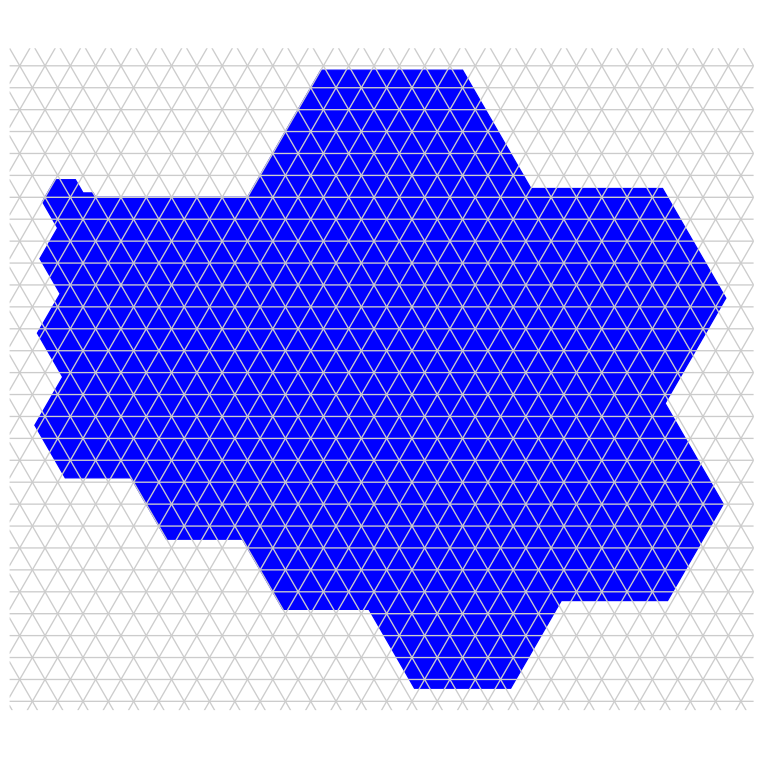

This figure's Python source:
import sys
import os
# sys.path.insert(0, os.path.abspath('polyforms/src'))
from polyforms.polyiamond import Polyiamond

import matplotlib.pyplot as plt
import matplotlib.path as mpath
import matplotlib.patches as mpatches
import numpy as np

TH = np.sqrt(3)/2

# The perfect 30-gon polyiamond
p = Polyiamond('ABAFAFEFEDEDCDCDCDCBCBCBCBAFAF')
pts = p.get_mod_descartes()

xs = [pt[0] for pt in pts]
ys = [pt[1] for pt in pts]

min_x, max_x = min(xs), max(xs)
min_y, max_y = min(ys), max(ys)

# Add some padding
padding_x = 5
padding_y = 5

left = int(np.floor(min_x)) - padding_x
right = int(np.ceil(max_x)) + padding_x
bottom = int(np.floor(min_y)) - padding_y
top = int(np.ceil(max_y)) + padding_y

width = right - left
height = top - bottom

# Create figure
fig, ax = plt.subplots(figsize=(10, 10))
ax.axis('equal')
ax.axis('off')
plt.margins(x=0, y=0)

# Set limits
ax.set_xlim(left, right)
ax.set_ylim(bottom * TH, top * TH)

# Create a clipping path for the grid
vertices = np.array([
    [left, bottom * TH],
    [right, bottom * TH],
    [right, top * TH],
    [left, top * TH],
    [0, 0]
])
codes = [
    mpath.Path.MOVETO, mpath.Path.LINETO, mpath.Path.LINETO, mpath.Path.LINETO,
    mpath.Path.CLOSEPOLY
]
clip_path = mpath.Path(vertices, codes)
patch = mpatches.PathPatch(clip_path, transform=ax.transData, fill=False, edgecolor='none')
ax.add_patch(patch)

# Grid lines
def draw_line(x_coords, y_coords, is_dark):
    linewidth = 1.0 if is_dark else 0.25
    color = '#cccccc' if is_dark else '#cccccc'
    line, = ax.plot(x_coords, [y * TH for y in y_coords], color=color, linewidth=linewidth, linestyle='solid')
    line.set_clip_path(patch)


for y in range(bottom, top + 1):
    if y % 5 == 0:
        draw_line([left, right], [y, y], '#cccccc')

# Slanted lines 1 (y = 2*x - C) => 2x - y = C
# To cover the area, we need C from 2*left - top to 2*right - bottom
min_c1 = int(np.floor(2 * left - top)) - 5
max_c1 = int(np.ceil(2 * right - bottom)) + 5
for c in range(min_c1, max_c1 + 1):
    # line: 2x - y = c => y = 2x - c
    # x1 = left, y1 = 2*left - c
    # x2 = right, y2 = 2*right - c
    if c % 10 == 0:
        draw_line([left, right], [2*left - c, 2*right - c], '#cccccc')


# Slanted lines 2 (y = -2*x + C) => 2x + y = C
min_c2 = int(np.floor(2 * left + bottom)) - 5
max_c2 = int(np.ceil(2 * right + top)) + 5
for c in range(min_c2, max_c2 + 1):
    # line: 2x + y = c => y = c - 2x
    if c % 10 == 0:
        draw_line([left, right], [c - 2*left, c - 2*right], '#cccccc')

# Draw the polyiamond
# Polygon needs to be closed
poly_xs = xs + [xs[0]]
poly_ys = [y * TH for y in (ys + [ys[0]])]
ax.fill(poly_xs, poly_ys, color='#0000ff', alpha=1.0) # Solid blue

# Make the width adjustable? The user said "Make its width adjustable", 
# maybe they mean in the SVG embed code. We'll set the SVG viewbox appropriately.
plt.savefig('30gon_area.svg', format='svg', bbox_inches='tight', transparent=True, pad_inches=0.1)
print("Saved 30gon_area.svg")
